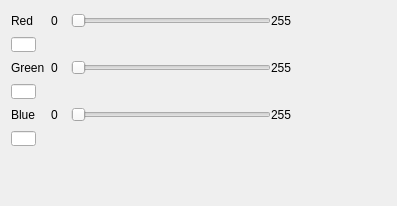
<?xml version="1.0" encoding="UTF-8"?>
<ui version="4.0">
 <class>rgbDial</class>
 <widget class="QDialog" name="rgbDial">
  <property name="geometry">
   <rect>
    <x>0</x>
    <y>0</y>
    <width>397</width>
    <height>206</height>
   </rect>
  </property>
  <property name="windowTitle">
   <string>Dialog</string>
  </property>
  <layout class="QFormLayout" name="formLayout">
   <property name="fieldGrowthPolicy">
    <enum>QFormLayout::AllNonFixedFieldsGrow</enum>
   </property>
   <item row="0" column="0">
    <widget class="QLabel" name="label_7">
     <property name="text">
      <string>Red</string>
     </property>
    </widget>
   </item>
   <item row="0" column="1">
    <layout class="QHBoxLayout" name="horizontalLayout">
     <property name="spacing">
      <number>0</number>
     </property>
     <item>
      <widget class="QLabel" name="label">
       <property name="minimumSize">
        <size>
         <width>20</width>
         <height>20</height>
        </size>
       </property>
       <property name="maximumSize">
        <size>
         <width>20</width>
         <height>20</height>
        </size>
       </property>
       <property name="text">
        <string>0</string>
       </property>
      </widget>
     </item>
     <item>
      <widget class="QSlider" name="_red">
       <property name="minimumSize">
        <size>
         <width>50</width>
         <height>0</height>
        </size>
       </property>
       <property name="maximumSize">
        <size>
         <width>200</width>
         <height>16777215</height>
        </size>
       </property>
       <property name="maximum">
        <number>255</number>
       </property>
       <property name="orientation">
        <enum>Qt::Horizontal</enum>
       </property>
      </widget>
     </item>
     <item>
      <widget class="QLabel" name="label_2">
       <property name="minimumSize">
        <size>
         <width>20</width>
         <height>20</height>
        </size>
       </property>
       <property name="maximumSize">
        <size>
         <width>20</width>
         <height>20</height>
        </size>
       </property>
       <property name="text">
        <string>255</string>
       </property>
      </widget>
     </item>
    </layout>
   </item>
   <item row="1" column="0">
    <widget class="QLineEdit" name="_redVal">
     <property name="maximumSize">
      <size>
       <width>25</width>
       <height>15</height>
      </size>
     </property>
    </widget>
   </item>
   <item row="2" column="0">
    <widget class="QLabel" name="label_8">
     <property name="text">
      <string>Green</string>
     </property>
    </widget>
   </item>
   <item row="2" column="1">
    <layout class="QHBoxLayout" name="horizontalLayout_2">
     <property name="spacing">
      <number>0</number>
     </property>
     <item>
      <widget class="QLabel" name="label_3">
       <property name="minimumSize">
        <size>
         <width>20</width>
         <height>20</height>
        </size>
       </property>
       <property name="maximumSize">
        <size>
         <width>20</width>
         <height>20</height>
        </size>
       </property>
       <property name="text">
        <string>0</string>
       </property>
      </widget>
     </item>
     <item>
      <widget class="QSlider" name="_green">
       <property name="minimumSize">
        <size>
         <width>50</width>
         <height>0</height>
        </size>
       </property>
       <property name="maximumSize">
        <size>
         <width>200</width>
         <height>16777215</height>
        </size>
       </property>
       <property name="maximum">
        <number>255</number>
       </property>
       <property name="orientation">
        <enum>Qt::Horizontal</enum>
       </property>
      </widget>
     </item>
     <item>
      <widget class="QLabel" name="label_4">
       <property name="minimumSize">
        <size>
         <width>20</width>
         <height>20</height>
        </size>
       </property>
       <property name="maximumSize">
        <size>
         <width>20</width>
         <height>20</height>
        </size>
       </property>
       <property name="text">
        <string>255</string>
       </property>
      </widget>
     </item>
    </layout>
   </item>
   <item row="3" column="0">
    <widget class="QLineEdit" name="_greenVal">
     <property name="maximumSize">
      <size>
       <width>25</width>
       <height>15</height>
      </size>
     </property>
    </widget>
   </item>
   <item row="4" column="0">
    <widget class="QLabel" name="label_9">
     <property name="text">
      <string>Blue</string>
     </property>
    </widget>
   </item>
   <item row="4" column="1">
    <layout class="QHBoxLayout" name="horizontalLayout_3">
     <property name="spacing">
      <number>0</number>
     </property>
     <item>
      <widget class="QLabel" name="label_5">
       <property name="minimumSize">
        <size>
         <width>20</width>
         <height>20</height>
        </size>
       </property>
       <property name="maximumSize">
        <size>
         <width>20</width>
         <height>20</height>
        </size>
       </property>
       <property name="text">
        <string>0</string>
       </property>
      </widget>
     </item>
     <item>
      <widget class="QSlider" name="_blue">
       <property name="minimumSize">
        <size>
         <width>50</width>
         <height>0</height>
        </size>
       </property>
       <property name="maximumSize">
        <size>
         <width>200</width>
         <height>16777215</height>
        </size>
       </property>
       <property name="maximum">
        <number>255</number>
       </property>
       <property name="orientation">
        <enum>Qt::Horizontal</enum>
       </property>
       <property name="invertedAppearance">
        <bool>false</bool>
       </property>
       <property name="invertedControls">
        <bool>false</bool>
       </property>
       <property name="tickPosition">
        <enum>QSlider::NoTicks</enum>
       </property>
      </widget>
     </item>
     <item>
      <widget class="QLabel" name="label_6">
       <property name="minimumSize">
        <size>
         <width>20</width>
         <height>20</height>
        </size>
       </property>
       <property name="maximumSize">
        <size>
         <width>20</width>
         <height>20</height>
        </size>
       </property>
       <property name="text">
        <string>255</string>
       </property>
      </widget>
     </item>
    </layout>
   </item>
   <item row="5" column="0">
    <widget class="QLineEdit" name="_blueVal">
     <property name="maximumSize">
      <size>
       <width>25</width>
       <height>15</height>
      </size>
     </property>
    </widget>
   </item>
  </layout>
 </widget>
 <resources/>
 <connections/>
</ui>
